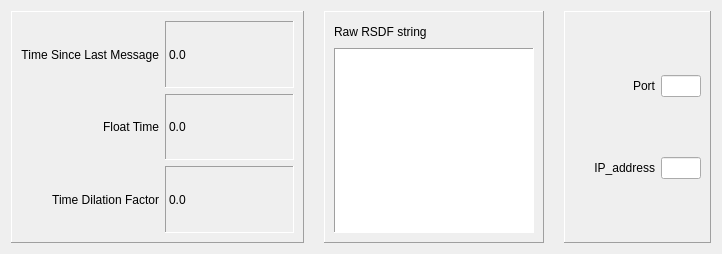
      <widget class="QWidget" name="tab_2">
       <attribute name="title">
        <string>Tab 2</string>
       </attribute>
       <layout class="QHBoxLayout" name="horizontalLayout_2" stretch="4,3,2">
        <property name="spacing">
         <number>20</number>
        </property>
        <item>
         <widget class="QFrame" name="gridFrame">
          <property name="frameShape">
           <enum>QFrame::Panel</enum>
          </property>
          <property name="frameShadow">
           <enum>QFrame::Raised</enum>
          </property>
          <property name="lineWidth">
           <number>1</number>
          </property>
          <property name="midLineWidth">
           <number>0</number>
          </property>
          <layout class="QGridLayout" name="Timing_info">
           <item row="0" column="1">
            <widget class="QLabel" name="time_since_last_val">
             <property name="frameShape">
              <enum>QFrame::Panel</enum>
             </property>
             <property name="frameShadow">
              <enum>QFrame::Sunken</enum>
             </property>
             <property name="text">
              <string>0.0</string>
             </property>
             <property name="margin">
              <number>8</number>
             </property>
            </widget>
           </item>
           <item row="1" column="0">
            <widget class="QLabel" name="float_time">
             <property name="text">
              <string>Float Time</string>
             </property>
             <property name="alignment">
              <set>Qt::AlignRight|Qt::AlignTrailing|Qt::AlignVCenter</set>
             </property>
            </widget>
           </item>
           <item row="1" column="1">
            <widget class="QLabel" name="float_time_val">
             <property name="frameShape">
              <enum>QFrame::Panel</enum>
             </property>
             <property name="frameShadow">
              <enum>QFrame::Sunken</enum>
             </property>
             <property name="text">
              <string>0.0</string>
             </property>
             <property name="margin">
              <number>8</number>
             </property>
            </widget>
           </item>
           <item row="0" column="0">
            <widget class="QLabel" name="time_since_last">
             <property name="text">
              <string>Time Since Last Message</string>
             </property>
             <property name="alignment">
              <set>Qt::AlignRight|Qt::AlignTrailing|Qt::AlignVCenter</set>
             </property>
            </widget>
           </item>
           <item row="2" column="0">
            <widget class="QLabel" name="time_dilation_factor">
             <property name="text">
              <string>Time Dilation Factor</string>
             </property>
             <property name="alignment">
              <set>Qt::AlignRight|Qt::AlignTrailing|Qt::AlignVCenter</set>
             </property>
            </widget>
           </item>
           <item row="2" column="1">
            <widget class="QLabel" name="time_dilation_factor_val">
             <property name="frameShape">
              <enum>QFrame::Panel</enum>
             </property>
             <property name="frameShadow">
              <enum>QFrame::Sunken</enum>
             </property>
             <property name="text">
              <string>0.0</string>
             </property>
             <property name="margin">
              <number>8</number>
             </property>
            </widget>
           </item>
          </layout>
         </widget>
        </item>
        <item>
         <widget class="QFrame" name="frame">
          <property name="frameShape">
           <enum>QFrame::Panel</enum>
          </property>
          <property name="frameShadow">
           <enum>QFrame::Raised</enum>
          </property>
          <layout class="QVBoxLayout" name="verticalLayout_5" stretch="1,9">
           <item>
            <widget class="QLabel" name="label">
             <property name="text">
              <string>Raw RSDF string</string>
             </property>
            </widget>
           </item>
           <item>
            <widget class="QTextBrowser" name="RawRSDF">
             <property name="frameShape">
              <enum>QFrame::Panel</enum>
             </property>
             <property name="frameShadow">
              <enum>QFrame::Sunken</enum>
             </property>
             <property name="openLinks">
              <bool>false</bool>
             </property>
            </widget>
           </item>
          </layout>
         </widget>
        </item>
        <item>
         <widget class="QFrame" name="gridFrame_3">
          <property name="frameShape">
           <enum>QFrame::Panel</enum>
          </property>
          <property name="frameShadow">
           <enum>QFrame::Raised</enum>
          </property>
          <layout class="QGridLayout" name="Network_Info" columnstretch="2,1">
           <item row="0" column="0">
            <widget class="QLabel" name="Port">
             <property name="frameShape">
              <enum>QFrame::NoFrame</enum>
             </property>
             <property name="frameShadow">
              <enum>QFrame::Raised</enum>
             </property>
             <property name="text">
              <string>Port</string>
             </property>
             <property name="alignment">
              <set>Qt::AlignRight|Qt::AlignTrailing|Qt::AlignVCenter</set>
             </property>
            </widget>
           </item>
           <item row="1" column="0">
            <widget class="QLabel" name="IP_address">
             <property name="frameShape">
              <enum>QFrame::NoFrame</enum>
             </property>
             <property name="frameShadow">
              <enum>QFrame::Raised</enum>
             </property>
             <property name="text">
              <string>IP_address</string>
             </property>
             <property name="alignment">
              <set>Qt::AlignRight|Qt::AlignTrailing|Qt::AlignVCenter</set>
             </property>
            </widget>
           </item>
           <item row="1" column="1">
            <widget class="QLineEdit" name="ip_address_input"/>
           </item>
           <item row="0" column="1">
            <widget class="QLineEdit" name="port_input"/>
           </item>
          </layout>
         </widget>
        </item>
       </layout>
      </widget>
